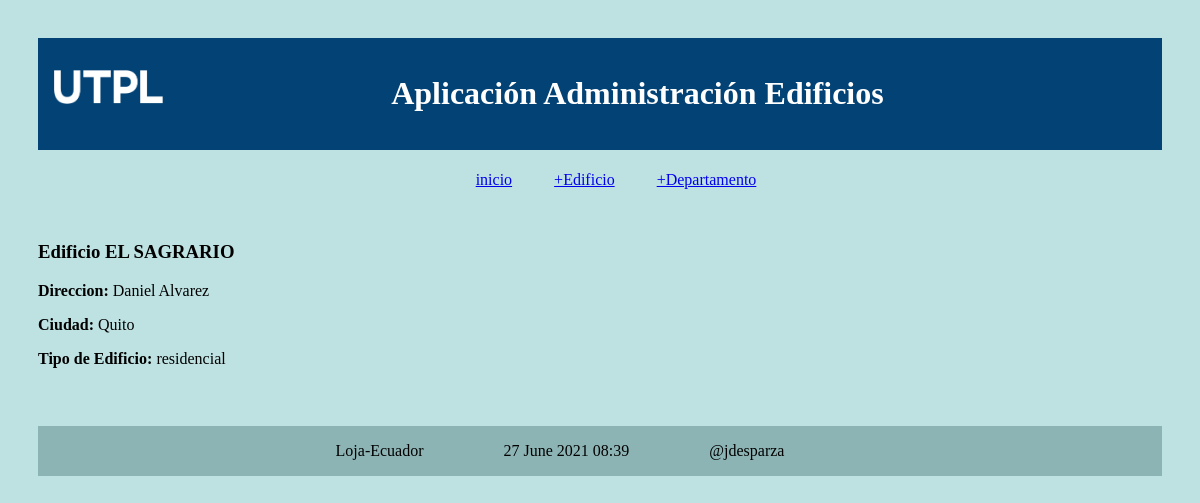
The page /obtener_edificio/3 on the database its author committed.
### administrativo/models.py (models this page shows, shortened)
class Edificio(models.Model):
    opciones_tipo_edificio = (
        ('residencial', 'residencial'),
        ('comercial', 'comercial'),
        )
    nombre = models.CharField(max_length=30)
    direccion = models.CharField(max_length=30)
    ciudad = models.CharField(max_length=30, unique=True)
    tipo = models.CharField(max_length=30, \
            choices=opciones_tipo_edificio)

### administrativo/views.py (the view)
# urls.py: path('obtener_edificio/<int:id>', views.obtener_edificio, name='obtener_edificio'),
def obtener_edificio(request, id):
    edificio = Edificio.objects.get(pk=id)
    informacion_template = {'edificio': edificio}
    return render(request, 'obtener_edificio.html', informacion_template)

### administrativo/templates/obtener_edificio.html
{% extends "master.html" %}
{% block content %}
<h3>Edificio {{edificio.nombre}}</h3>
<p><b>Direccion: </b>{{edificio.direccion}}</p>
<p><b>Ciudad: </b>{{edificio.ciudad}}</p>
<p><b>Tipo de Edificio: </b>{{edificio.tipo}}</p>
<br/>
{% endblock %}

### administrativo/static/css/estilos.css (style rules this page uses)
body { background: #bee2e2; padding: 30px; }

### rows shown on the page
Edificio: nombre "EL SAGRARIO", direccion "Daniel Alvarez", ciudad "Quito", tipo "residencial"
